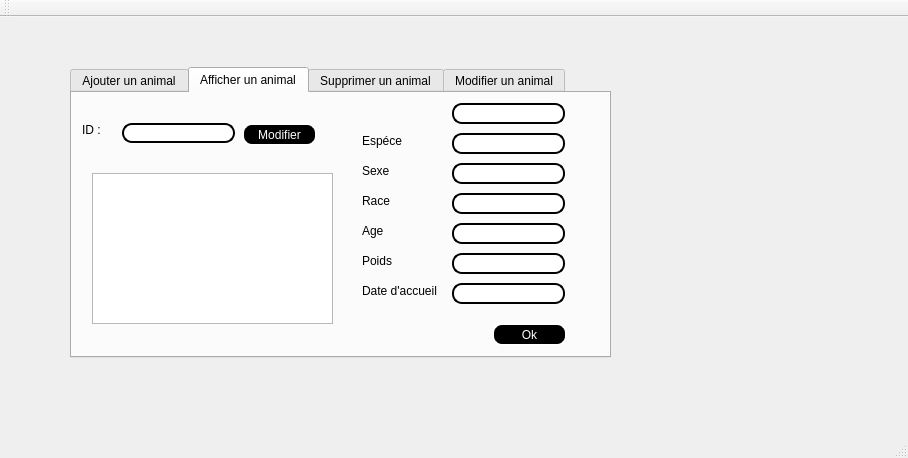
<?xml version="1.0" encoding="UTF-8"?>
<ui version="4.0">
 <class>MainWindow</class>
 <widget class="QMainWindow" name="MainWindow">
  <property name="geometry">
   <rect>
    <x>0</x>
    <y>0</y>
    <width>908</width>
    <height>458</height>
   </rect>
  </property>
  <property name="windowTitle">
   <string>Gestion des Clients</string>
  </property>
  <widget class="QWidget" name="centralWidget">
   <widget class="QLabel" name="label">
    <property name="geometry">
     <rect>
      <x>40</x>
      <y>-40</y>
      <width>941</width>
      <height>531</height>
     </rect>
    </property>
    <property name="text">
     <string/>
    </property>
    <property name="pixmap">
     <pixmap>../paw 1.jpg</pixmap>
    </property>
   </widget>
   <widget class="QTabWidget" name="tabWidget">
    <property name="geometry">
     <rect>
      <x>70</x>
      <y>50</y>
      <width>541</width>
      <height>291</height>
     </rect>
    </property>
    <property name="styleSheet">
     <string notr="true">font: 75 10pt &quot;Adobe Caslon Pro Bold&quot;;</string>
    </property>
    <property name="currentIndex">
     <number>1</number>
    </property>
    <widget class="QWidget" name="tab_3">
     <attribute name="title">
      <string>Ajouter un animal</string>
     </attribute>
     <widget class="QLabel" name="label_2">
      <property name="geometry">
       <rect>
        <x>30</x>
        <y>20</y>
        <width>71</width>
        <height>16</height>
       </rect>
      </property>
      <property name="styleSheet">
       <string notr="true">font: 75 10pt &quot;Adobe Caslon Pro Bold&quot;;</string>
      </property>
      <property name="text">
       <string>identifiant</string>
      </property>
     </widget>
     <widget class="QLabel" name="label_3">
      <property name="geometry">
       <rect>
        <x>30</x>
        <y>50</y>
        <width>61</width>
        <height>16</height>
       </rect>
      </property>
      <property name="styleSheet">
       <string notr="true">font: 75 10pt &quot;Adobe Caslon Pro Bold&quot;;</string>
      </property>
      <property name="text">
       <string>espèce</string>
      </property>
     </widget>
     <widget class="QLabel" name="label_4">
      <property name="geometry">
       <rect>
        <x>30</x>
        <y>80</y>
        <width>47</width>
        <height>14</height>
       </rect>
      </property>
      <property name="styleSheet">
       <string notr="true">font: 75 10pt &quot;Adobe Caslon Pro Bold&quot;;</string>
      </property>
      <property name="text">
       <string>sexe</string>
      </property>
     </widget>
     <widget class="QLabel" name="label_13">
      <property name="geometry">
       <rect>
        <x>30</x>
        <y>110</y>
        <width>47</width>
        <height>14</height>
       </rect>
      </property>
      <property name="styleSheet">
       <string notr="true">font: 75 10pt &quot;Adobe Caslon Pro Bold&quot;;</string>
      </property>
      <property name="text">
       <string>race</string>
      </property>
     </widget>
     <widget class="QLabel" name="label_15">
      <property name="geometry">
       <rect>
        <x>30</x>
        <y>170</y>
        <width>47</width>
        <height>14</height>
       </rect>
      </property>
      <property name="styleSheet">
       <string notr="true">font: 75 10pt &quot;Adobe Caslon Pro Bold&quot;;</string>
      </property>
      <property name="text">
       <string>poids</string>
      </property>
     </widget>
     <widget class="QLabel" name="label_17">
      <property name="geometry">
       <rect>
        <x>30</x>
        <y>200</y>
        <width>81</width>
        <height>16</height>
       </rect>
      </property>
      <property name="styleSheet">
       <string notr="true">font: 75 10pt &quot;Adobe Caslon Pro Bold&quot;;</string>
      </property>
      <property name="text">
       <string>date d'accueil</string>
      </property>
     </widget>
     <widget class="QLineEdit" name="le_id">
      <property name="geometry">
       <rect>
        <x>140</x>
        <y>20</y>
        <width>113</width>
        <height>21</height>
       </rect>
      </property>
      <property name="styleSheet">
       <string notr="true">border-style:outset;
border-width:2px;
border-radius:10px;
</string>
      </property>
      <property name="maxLength">
       <number>8</number>
      </property>
     </widget>
     <widget class="QLineEdit" name="le_espece">
      <property name="geometry">
       <rect>
        <x>140</x>
        <y>50</y>
        <width>113</width>
        <height>21</height>
       </rect>
      </property>
      <property name="styleSheet">
       <string notr="true">border-style:outset;
border-width:2px;
border-radius:10px;
</string>
      </property>
     </widget>
     <widget class="QLineEdit" name="le_sexe">
      <property name="geometry">
       <rect>
        <x>140</x>
        <y>80</y>
        <width>113</width>
        <height>21</height>
       </rect>
      </property>
      <property name="styleSheet">
       <string notr="true">border-style:outset;
border-width:2px;
border-radius:10px;</string>
      </property>
     </widget>
     <widget class="QLineEdit" name="le_race">
      <property name="geometry">
       <rect>
        <x>140</x>
        <y>110</y>
        <width>113</width>
        <height>21</height>
       </rect>
      </property>
      <property name="styleSheet">
       <string notr="true">border-style:outset;
border-width:2px;
border-radius:10px;</string>
      </property>
     </widget>
     <widget class="QLineEdit" name="le_poids">
      <property name="geometry">
       <rect>
        <x>140</x>
        <y>170</y>
        <width>113</width>
        <height>21</height>
       </rect>
      </property>
      <property name="styleSheet">
       <string notr="true">border-style:outset;
border-width:2px;
border-radius:10px;</string>
      </property>
     </widget>
     <widget class="QPushButton" name="pushButton">
      <property name="geometry">
       <rect>
        <x>290</x>
        <y>200</y>
        <width>75</width>
        <height>23</height>
       </rect>
      </property>
      <property name="styleSheet">
       <string notr="true">background-color:black;
color:white;
border-style:outset;
border-width:2px;
border-radius:10px;
border-color:white;
</string>
      </property>
      <property name="text">
       <string>ajouter</string>
      </property>
     </widget>
     <widget class="QPushButton" name="pushButton_9">
      <property name="geometry">
       <rect>
        <x>370</x>
        <y>200</y>
        <width>75</width>
        <height>23</height>
       </rect>
      </property>
      <property name="styleSheet">
       <string notr="true">background-color:black;
color:white;
border-style:outset;
border-width:2px;
border-radius:10px;
border-color:white;</string>
      </property>
      <property name="text">
       <string>Annuler</string>
      </property>
     </widget>
     <widget class="QLineEdit" name="le_date">
      <property name="geometry">
       <rect>
        <x>140</x>
        <y>200</y>
        <width>113</width>
        <height>21</height>
       </rect>
      </property>
      <property name="styleSheet">
       <string notr="true">border-style:outset;
border-width:2px;
border-radius:10px;</string>
      </property>
     </widget>
     <widget class="QLineEdit" name="le_age">
      <property name="geometry">
       <rect>
        <x>140</x>
        <y>140</y>
        <width>113</width>
        <height>21</height>
       </rect>
      </property>
      <property name="styleSheet">
       <string notr="true">border-style:outset;
border-width:2px;
border-radius:10px;</string>
      </property>
     </widget>
     <widget class="QLabel" name="label_14">
      <property name="geometry">
       <rect>
        <x>30</x>
        <y>140</y>
        <width>47</width>
        <height>14</height>
       </rect>
      </property>
      <property name="styleSheet">
       <string notr="true">font: 75 10pt &quot;Adobe Caslon Pro Bold&quot;;</string>
      </property>
      <property name="text">
       <string>age</string>
      </property>
     </widget>
    </widget>
    <widget class="QWidget" name="tab_4">
     <attribute name="title">
      <string>Afficher un animal</string>
     </attribute>
     <widget class="QTableView" name="table_animaux">
      <property name="geometry">
       <rect>
        <x>20</x>
        <y>80</y>
        <width>241</width>
        <height>151</height>
       </rect>
      </property>
      <property name="styleSheet">
       <string notr="true"/>
      </property>
     </widget>
     <widget class="QLineEdit" name="le_espece_2">
      <property name="geometry">
       <rect>
        <x>380</x>
        <y>40</y>
        <width>113</width>
        <height>21</height>
       </rect>
      </property>
      <property name="styleSheet">
       <string notr="true">border-style:outset;
border-width:2px;
border-radius:10px;
</string>
      </property>
     </widget>
     <widget class="QLineEdit" name="le_age_2">
      <property name="geometry">
       <rect>
        <x>380</x>
        <y>130</y>
        <width>113</width>
        <height>21</height>
       </rect>
      </property>
      <property name="styleSheet">
       <string notr="true">border-style:outset;
border-width:2px;
border-radius:10px;
</string>
      </property>
     </widget>
     <widget class="QLineEdit" name="le_race_2">
      <property name="geometry">
       <rect>
        <x>380</x>
        <y>100</y>
        <width>113</width>
        <height>21</height>
       </rect>
      </property>
      <property name="styleSheet">
       <string notr="true">border-style:outset;
border-width:2px;
border-radius:10px;
</string>
      </property>
     </widget>
     <widget class="QLineEdit" name="le_sexe_2">
      <property name="geometry">
       <rect>
        <x>380</x>
        <y>70</y>
        <width>113</width>
        <height>21</height>
       </rect>
      </property>
      <property name="styleSheet">
       <string notr="true">border-style:outset;
border-width:2px;
border-radius:10px;
</string>
      </property>
     </widget>
     <widget class="QLineEdit" name="le_poids_2">
      <property name="geometry">
       <rect>
        <x>380</x>
        <y>160</y>
        <width>113</width>
        <height>21</height>
       </rect>
      </property>
      <property name="styleSheet">
       <string notr="true">border-style:outset;
border-width:2px;
border-radius:10px;
</string>
      </property>
      <property name="text">
       <string/>
      </property>
     </widget>
     <widget class="QLineEdit" name="le_date_2">
      <property name="geometry">
       <rect>
        <x>380</x>
        <y>190</y>
        <width>113</width>
        <height>21</height>
       </rect>
      </property>
      <property name="styleSheet">
       <string notr="true">border-style:outset;
border-width:2px;
border-radius:10px;
</string>
      </property>
     </widget>
     <widget class="QLabel" name="label_6">
      <property name="geometry">
       <rect>
        <x>290</x>
        <y>40</y>
        <width>71</width>
        <height>16</height>
       </rect>
      </property>
      <property name="styleSheet">
       <string notr="true">font: 75 10pt &quot;Adobe Caslon Pro Bold&quot;;</string>
      </property>
      <property name="text">
       <string>Espéce</string>
      </property>
     </widget>
     <widget class="QLabel" name="label_7">
      <property name="geometry">
       <rect>
        <x>290</x>
        <y>70</y>
        <width>71</width>
        <height>16</height>
       </rect>
      </property>
      <property name="styleSheet">
       <string notr="true">font: 75 10pt &quot;Adobe Caslon Pro Bold&quot;;</string>
      </property>
      <property name="text">
       <string>Sexe</string>
      </property>
     </widget>
     <widget class="QLabel" name="label_8">
      <property name="geometry">
       <rect>
        <x>290</x>
        <y>100</y>
        <width>71</width>
        <height>16</height>
       </rect>
      </property>
      <property name="styleSheet">
       <string notr="true">font: 75 10pt &quot;Adobe Caslon Pro Bold&quot;;</string>
      </property>
      <property name="text">
       <string>Race</string>
      </property>
     </widget>
     <widget class="QLabel" name="label_9">
      <property name="geometry">
       <rect>
        <x>290</x>
        <y>130</y>
        <width>71</width>
        <height>16</height>
       </rect>
      </property>
      <property name="styleSheet">
       <string notr="true">font: 75 10pt &quot;Adobe Caslon Pro Bold&quot;;</string>
      </property>
      <property name="text">
       <string>Age</string>
      </property>
     </widget>
     <widget class="QLabel" name="label_10">
      <property name="geometry">
       <rect>
        <x>290</x>
        <y>160</y>
        <width>71</width>
        <height>16</height>
       </rect>
      </property>
      <property name="styleSheet">
       <string notr="true">font: 75 10pt &quot;Adobe Caslon Pro Bold&quot;;</string>
      </property>
      <property name="text">
       <string>Poids</string>
      </property>
     </widget>
     <widget class="QLabel" name="label_11">
      <property name="geometry">
       <rect>
        <x>290</x>
        <y>190</y>
        <width>91</width>
        <height>16</height>
       </rect>
      </property>
      <property name="styleSheet">
       <string notr="true">font: 75 10pt &quot;Adobe Caslon Pro Bold&quot;;</string>
      </property>
      <property name="text">
       <string>Date d'accueil</string>
      </property>
     </widget>
     <widget class="QPushButton" name="pb_modifier">
      <property name="geometry">
       <rect>
        <x>170</x>
        <y>30</y>
        <width>75</width>
        <height>23</height>
       </rect>
      </property>
      <property name="styleSheet">
       <string notr="true">background-color:black;
color:white;
border-style:outset;
border-width:2px;
border-radius:10px;
border-color:white;</string>
      </property>
      <property name="text">
       <string>Modifier</string>
      </property>
     </widget>
     <widget class="QLineEdit" name="lineEdit">
      <property name="geometry">
       <rect>
        <x>50</x>
        <y>30</y>
        <width>113</width>
        <height>20</height>
       </rect>
      </property>
      <property name="styleSheet">
       <string notr="true">border-style:outset;
border-width:2px;
border-radius:10px;</string>
      </property>
      <property name="maxLength">
       <number>8</number>
      </property>
     </widget>
     <widget class="QPushButton" name="pb_ok">
      <property name="geometry">
       <rect>
        <x>420</x>
        <y>230</y>
        <width>75</width>
        <height>23</height>
       </rect>
      </property>
      <property name="styleSheet">
       <string notr="true">background-color:black;
color:white;
border-style:outset;
border-width:2px;
border-radius:10px;
border-color:white;</string>
      </property>
      <property name="text">
       <string>Ok</string>
      </property>
     </widget>
     <widget class="QLineEdit" name="le_id_3">
      <property name="geometry">
       <rect>
        <x>380</x>
        <y>10</y>
        <width>113</width>
        <height>21</height>
       </rect>
      </property>
      <property name="styleSheet">
       <string notr="true">border-style:outset;
border-width:2px;
border-radius:10px;
</string>
      </property>
     </widget>
     <widget class="QLabel" name="label_12">
      <property name="geometry">
       <rect>
        <x>10</x>
        <y>30</y>
        <width>47</width>
        <height>14</height>
       </rect>
      </property>
      <property name="text">
       <string>ID :</string>
      </property>
     </widget>
    </widget>
    <widget class="QWidget" name="tab_5">
     <attribute name="title">
      <string>Supprimer un animal</string>
     </attribute>
     <widget class="QGroupBox" name="groupBox">
      <property name="geometry">
       <rect>
        <x>10</x>
        <y>20</y>
        <width>381</width>
        <height>211</height>
       </rect>
      </property>
      <property name="title">
       <string>suppression</string>
      </property>
      <widget class="QLabel" name="label_5">
       <property name="geometry">
        <rect>
         <x>20</x>
         <y>80</y>
         <width>81</width>
         <height>16</height>
        </rect>
       </property>
       <property name="styleSheet">
        <string notr="true">font: 75 10pt &quot;Adobe Caslon Pro Bold&quot;;</string>
       </property>
       <property name="text">
        <string>identifiant :</string>
       </property>
      </widget>
      <widget class="QPushButton" name="supp">
       <property name="geometry">
        <rect>
         <x>280</x>
         <y>120</y>
         <width>75</width>
         <height>23</height>
        </rect>
       </property>
       <property name="styleSheet">
        <string notr="true">background-color:black;
color:white;
border-style:outset;
border-width:2px;
border-radius:10px;
border-color:white;</string>
       </property>
       <property name="text">
        <string>supprimer</string>
       </property>
      </widget>
      <widget class="QComboBox" name="del_id">
       <property name="geometry">
        <rect>
         <x>110</x>
         <y>80</y>
         <width>151</width>
         <height>22</height>
        </rect>
       </property>
       <property name="styleSheet">
        <string notr="true">border-style:outset;
border-width:2px;
border-radius:10px;
</string>
       </property>
      </widget>
      <widget class="QPushButton" name="load_list">
       <property name="geometry">
        <rect>
         <x>10</x>
         <y>40</y>
         <width>75</width>
         <height>23</height>
        </rect>
       </property>
       <property name="styleSheet">
        <string notr="true">background-color:black;
color:white;
border-style:outset;
border-width:2px;
border-radius:10px;
border-color:white;</string>
       </property>
       <property name="text">
        <string>Load list</string>
       </property>
      </widget>
     </widget>
    </widget>
    <widget class="QWidget" name="tab">
     <attribute name="title">
      <string>Modifier un animal</string>
     </attribute>
    </widget>
   </widget>
  </widget>
  <widget class="QMenuBar" name="menuBar">
   <property name="geometry">
    <rect>
     <x>0</x>
     <y>0</y>
     <width>908</width>
     <height>22</height>
    </rect>
   </property>
  </widget>
  <widget class="QToolBar" name="mainToolBar">
   <attribute name="toolBarArea">
    <enum>TopToolBarArea</enum>
   </attribute>
   <attribute name="toolBarBreak">
    <bool>false</bool>
   </attribute>
  </widget>
  <widget class="QStatusBar" name="statusBar"/>
 </widget>
 <layoutdefault spacing="6" margin="11"/>
 <resources/>
 <connections/>
</ui>
